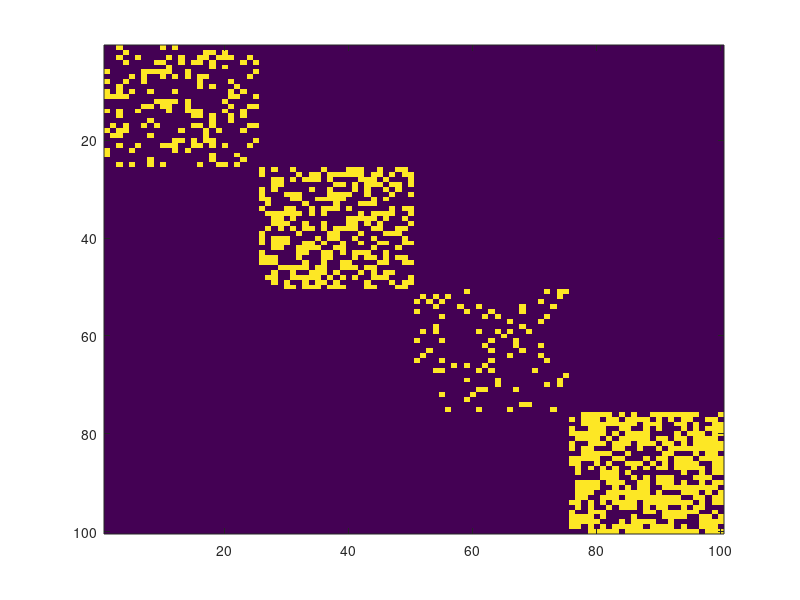

Here is the MATLAB script that generated this plot:
% Connectomics

n = 100;
p = 0.21;

A = rand(n)<p;

%sum(A(:))/n^2;

% Likelihood
% In general we wan't to compute log likelihoods because likelihoods are
% small numbers and when multiply very many very small numbers we get tiny
% numbers and get numerical rounding errors or even run out of...
% So in practice - compute Log Likelihood

% % Log likelihood:
% This is just the likelihood
% likA = nan(n);
% for u = 1:n
%     for v = 1:n
%         likA(u,v) = p^A(u,v)*(1-p)^(1-A(u,v));
%     end
% end

% or don't need loop:
% The likelihood
likA = p.^A*(1-p).^(1-A);

% The log likelihood
loglikA = A*log(p)+(1-A)*log(1-p);

% Product of everything:
prodLikA = prod(likA(:));
sumLogLikA = sum(loglikA(:));
% then probability
probA = exp(sumLogLikA)

% Model 2
n = 100;
p1 = 0.25;
p2 = 0.42;
p3 = 0.12;
p4 = 0.6;

B = zeros(n);
B(1:25,1:25) = rand(25)<p1;
B(26:50,26:50) = rand(25)<p2;
B(51:75,51:75) = rand(25)<p3;
B(76:100,76:100) = rand(25)<p4;
imagesc(B)

% Likelihood and log likelihood 
likB = p1.^B(1:25,1:25)*(1-p1).^(1-B(1:25,1:25))*p2.^B(26:50,26:50)*(1-p2).^(1-B(26:50,26:50))*p3.^B(51:75,51:75)*(1-p3).^(1-B(51:75,51:75))*p4.^B(76:100,76:100)*(1-p4).^(1-B(76:100,76:100))
loglikB = B(1:25,1:25)*log(p1)+ log(1-p1)*(1-B(1:25,1:25))+ log(p2)*B(26:50,26:50)+log(1-p2)*(1-B(26:50,26:50))+log(p3)*B(51:75,51:75)+log(1-p3)*(1-B(51:75,51:75))+log(p4)*B(76:100,76:100)+log(1-p4)*(1-B(76:100,76:100))

%product of likelihood/sum of log likelihood
prodlikB=prod(likB(:));
sumloglikB=sum(loglikB(:));

probB = exp(sumloglikB)


% Assuming only 2 clusters instead of four
temp1 = B(1:50,1:50);
temp2 = B(51:100,51:100);
p1_1 = sum(temp1(:))/50^2;
p2_1 = sum(temp2(:))/50^2;

loglikB_2 = B(1:50,1:50)*log(p1_1)+ log(1-p1_1)*(1-B(1:50,1:50))+ log(p2_1)*B(51:100,51:100)+log(1-p2_1)*(1-B(51:100,51:100));
sumloglikB_2 = sum(loglikB_2(:));

probB_2 = exp(sumloglikB_2)         % <--- Get a smaller likelihood when using the wrong number of clusters